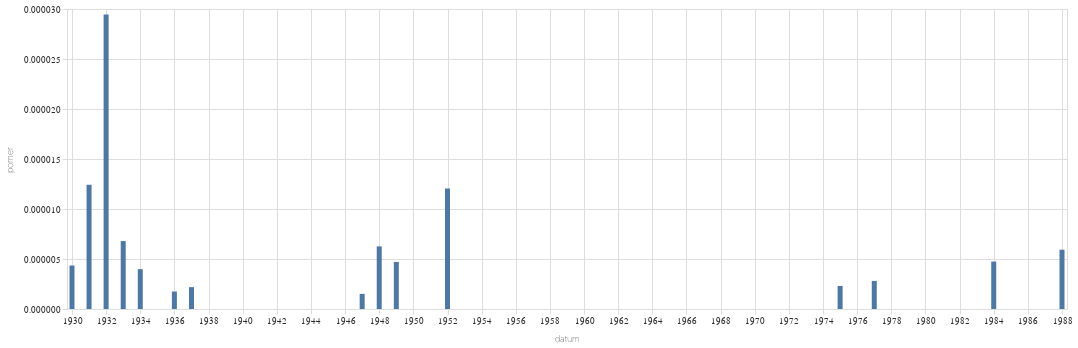

Here is the notebook cell this chart was saved with:
### Code cell
graf(vyvoj_poznamky("(?i)gottwald",""))

### Figure 1 — Vega-Lite specification as saved in the notebook (floating-point values rounded to 4 significant figures)
{"config": {"title": {"font": "Noticia Text", "fontSize": 11.5, "anchor": "start", "lineHeight": 19, "fontWeight": "bolder", "subtitleFont": "Noticia Text", "subtitleFontSize": 10, "subtitleLineHeight": 15, "subtitlePadding": 10, "dy": -10, "color": "#292829", "subtitleColor": "#292829"}, "axis": {"labelFont": "Asap", "titleFont": "Asap", "fontWeight": "lighter", "titleFontWeight": "lighter", "labelFontSize": 9, "titleFontSize": 9, "labelPadding": 2, "titlePadding": 9, "domainOpacity": 0, "tickColor": "#DCDDD6", "labelColor": "#292829"}, "legend": {"labelFont": "Asap", "labelFontWeight": "normal", "titleFont": "Asap", "titleFontWeight": "normal", "labelFontSize": 9, "titleFontSize": 9, "labelColor": "#292829"}}, "data": {"name": "data-269e6d45b79543cffeeb981c278e18df"}, "mark": {"type": "bar"}, "encoding": {"x": {"field": "datum", "type": "temporal"}, "y": {"field": "pomer", "type": "quantitative"}}, "width": 1000, "$schema": "https://vega.github.io/schema/vega-lite/v5.8.0.json", "datasets": {"data-269e6d45b79543cffeeb981c278e18df": [{"datum": "1930-01-01T00:00:00", "text": 10, "pocet_slov": 2300193, "pomer": 4.347e-06, "co": ""}, {"datum": "1931-01-01T00:00:00", "text": 21, "pocet_slov": 1690442, "pomer": 1.242e-05, "co": ""}, {"datum": "1932-01-01T00:00:00", "text": 37, "pocet_slov": 1256053, "pomer": 2.946e-05, "co": ""}, {"datum": "1933-01-01T00:00:00", "text": 10, "pocet_slov": 1472102, "pomer": 6.793e-06, "co": ""}, {"datum": "1934-01-01T00:00:00", "text": 4, "pocet_slov": 1003524, "pomer": 3.986e-06, "co": ""}, {"datum": "1936-01-01T00:00:00", "text": 2, "pocet_slov": 1144561, "pomer": 1.747e-06, "co": ""}, {"datum": "1937-01-01T00:00:00", "text": 2, "pocet_slov": 914355, "pomer": 2.187e-06, "co": ""}, {"datum": "1947-01-01T00:00:00", "text": 2, "pocet_slov": 1324837, "pomer": 1.51e-06, "co": ""}, {"datum": "1948-01-01T00:00:00", "text": 5, "pocet_slov": 798642, "pomer": 6.261e-06, "co": ""}, {"datum": "1949-01-01T00:00:00", "text": 2, "pocet_slov": 424626, "pomer": 4.71e-06, "co": ""}, {"datum": "1952-01-01T00:00:00", "text": 3, "pocet_slov": 249015, "pomer": 1.205e-05, "co": ""}, {"datum": "1975-01-01T00:00:00", "text": 1, "pocet_slov": 433359, "pomer": 2.308e-06, "co": ""}, {"datum": "1977-01-01T00:00:00", "text": 1, "pocet_slov": 356367, "pomer": 2.806e-06, "co": ""}, {"datum": "1984-01-01T00:00:00", "text": 1, "pocet_slov": 210749, "pomer": 4.745e-06, "co": ""}, {"datum": "1988-01-01T00:00:00", "text": 1, "pocet_slov": 168579, "pomer": 5.932e-06, "co": ""}]}}
